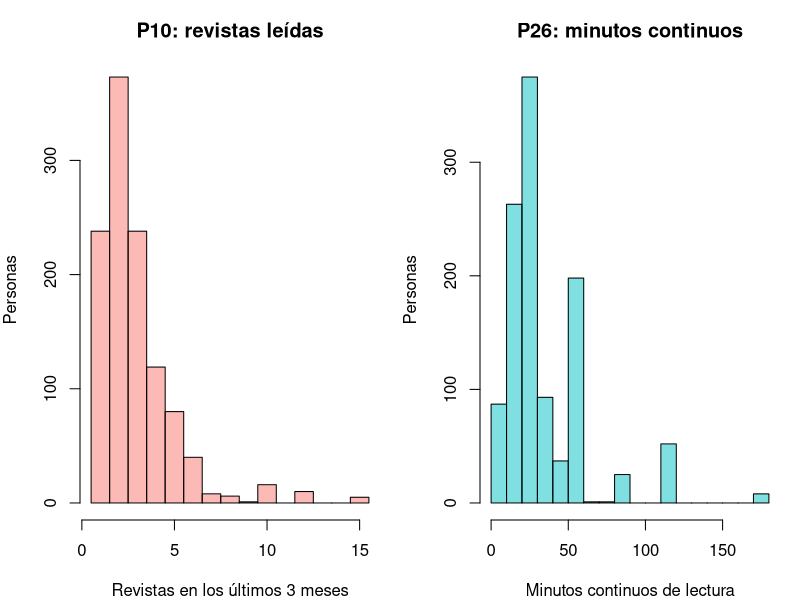
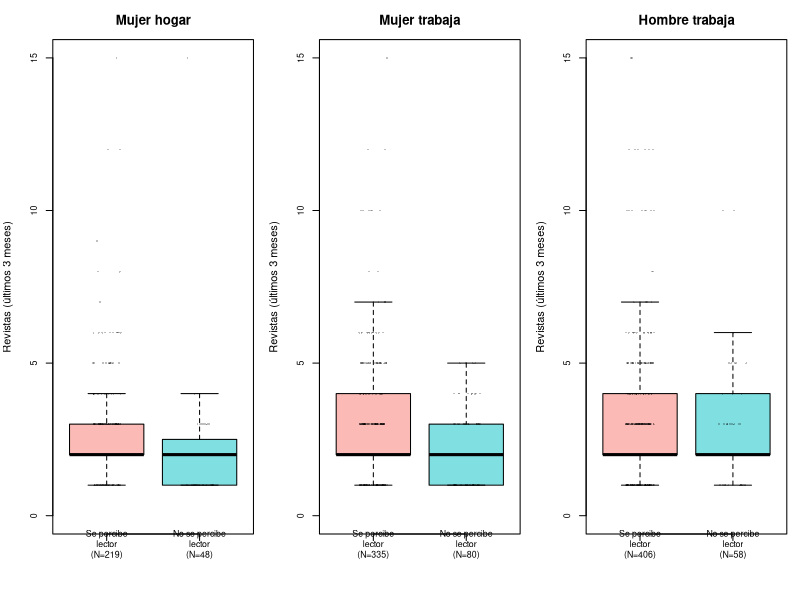
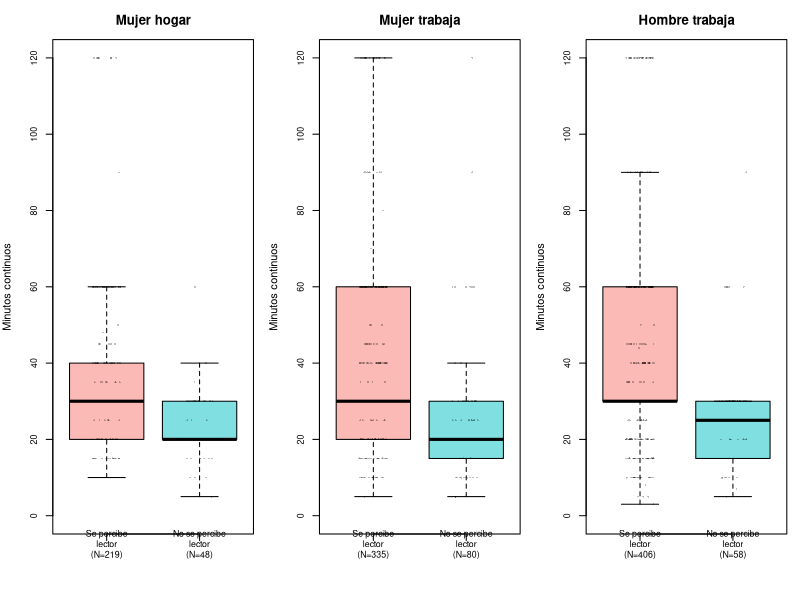
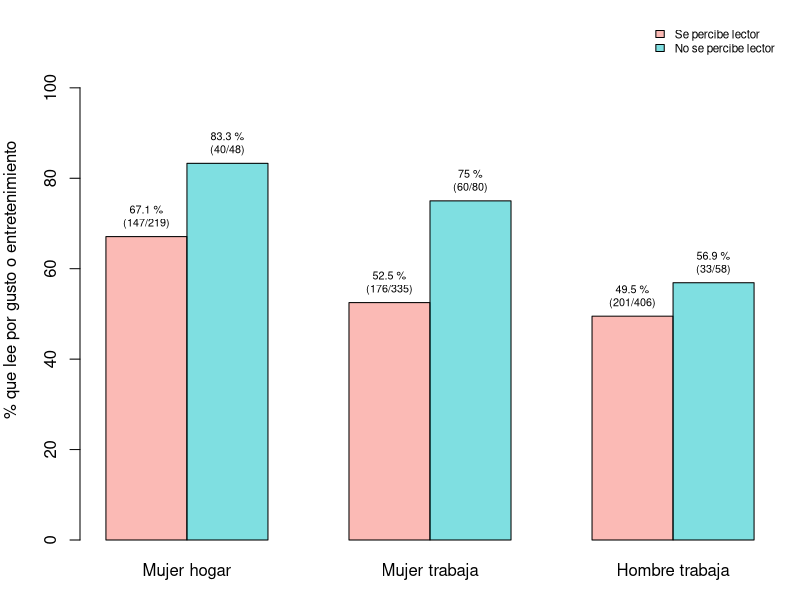
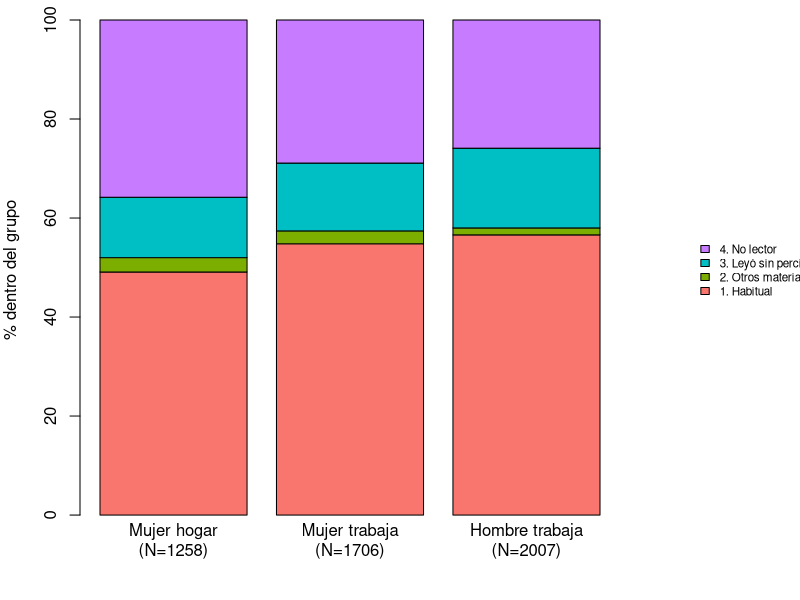

The R source for these figures, in order:
## ---- chunk 1
knitr::opts_chunk$set(echo = FALSE, warning = FALSE, message = FALSE,
                      fig.width = 7, fig.height = 3, dpi = 120)
options(knitr.kable.NA = "—")
library(knitr)
library(e1071)   # skewness() y kurtosis()

pct = function(a, b) round(100 * a / b, 1)
f   = function(x) sprintf("%.1f", unname(x))                        # un decimal para el texto
si  = function(cond, a, b = "") if (isTRUE(cond)) a else b          # frase condicional para el texto
## ---- chunk 2
# ---- Lectura ----
raw = read.csv("DatosEquipo6_v2.csv")
names(raw) = ifelse(tolower(names(raw)) == "anio", "anio", toupper(names(raw)))
datos = raw
vars6 = c("H_LEC", "SEXO", "COND_ACT", "P10", "P11", "P26")

# ---- Calidad: rangos del diccionario MOLEC ----
rango_dic = list(H_LEC = 1:4, SEXO = 1:2, COND_ACT = 1:10,
                 P10 = 1:25, P11 = 1:6, P26 = 2:360)

# "Vacío" = NA, 0 (blanco por pase) o, en COND_ACT, 99 (no especificado)
vacio = function(v) {
  x = raw[[v]]
  is.na(x) | x == 0 | (v == "COND_ACT" & x == 99)
}

calidad = data.frame(
  Variable = vars6,
  Vacios = sapply(vars6, function(v) sum(vacio(v))),
  Fuera  = sapply(vars6, function(v) sum(!vacio(v) & !(raw[[v]] %in% rango_dic[[v]]))),
  row.names = NULL)

# Los vacíos pasan a NA. Los valores fuera de rango (P10 > 25) NO se eliminan.
for (v in vars6) datos[[v]][vacio(v)] = NA
fuera10 = calidad$Fuera[calidad$Variable == "P10"]

# ---- Etiquetas y grupos ----
motivos = c("Trabajo", "Estudio", "Cultura general / estar al día",
            "Gusto / entretenimiento", "Religión", "Otro")

datos$Sexo_lbl  = factor(datos$SEXO, levels = 1:2, labels = c("Hombre", "Mujer"))
datos$H_LEC_lbl = factor(datos$H_LEC, levels = 1:4,
                         labels = c("1. Habitual", "2. Otros materiales",
                                    "3. Leyó sin percibirse lector", "4. No lector"))
# Autopercepción (solo H_LEC = 1 y 3 entran a la comparación de revistas)
datos$Aut = factor(ifelse(datos$H_LEC == 1, "Se percibe lector",
                   ifelse(datos$H_LEC == 3, "No se percibe lector", NA)),
                   levels = c("Se percibe lector", "No se percibe lector"))

# COND_ACT: 7 = quehaceres del hogar; 1-3 = trabaja. Estudiantes, jubilados y otras condiciones no se comparan.
datos$Grupo = ifelse(datos$SEXO %in% 2 & datos$COND_ACT %in% 7, "Mujer hogar",
              ifelse(datos$SEXO %in% 2 & datos$COND_ACT %in% 1:3, "Mujer trabaja",
              ifelse(datos$SEXO %in% 1 & datos$COND_ACT %in% 1:3, "Hombre trabaja", NA)))
# El orden de los niveles fija el orden de los grupos en TODAS las tablas y gráficas
datos$Grupo = factor(datos$Grupo, levels = c("Mujer hogar", "Mujer trabaja", "Hombre trabaja"))

datos$Cond_lbl = cut(datos$COND_ACT, breaks = c(0, 3, 5, 6, 7, 8, 10),
                     labels = c("Trabaja o tiene trabajo (01-03)", "Busca o espera trabajo (04-05)",
                                "Estudiante (06)", "Quehaceres del hogar (07)",
                                "Jubilado o pensionado (08)", "Incapacitado u otra situación (09-10)"))

# ---- Universos ----
V = subset(datos, !is.na(H_LEC))                              # H_LEC válido
U = subset(V, !is.na(Grupo))                                  # tres grupos de comparación
L = subset(U, H_LEC %in% c(1, 3) & !is.na(P10))               # lectores de revistas
H = subset(V, SEXO == 1 & COND_ACT == 7)                      # hombres del hogar (solo casos)
stopifnot(!anyNA(L$P11), !anyNA(L$P26))                       # P10, P11 y P26 coinciden en N

n_est   = sum(V$COND_ACT %in% 6)                              # estudiantes
n_jub   = sum(V$COND_ACT %in% 8)                              # jubilados
n_otras = sum(!is.na(V$SEXO) & V$COND_ACT %in% c(4:6, 8:10))  # otras condiciones (no se comparan)

# ---- Base preparada ----
write.csv(U[, c("anio", "H_LEC", "SEXO", "COND_ACT", "Grupo", "P10", "P11", "P26")],
          "DatosEquipo6_base_limpia.csv", row.names = FALSE)
## ---- chunk 3
# Aviso por base pequeña (N < 30) o celda pequeña (n < 5); la columna solo aparece si hay avisos
marcar = function(df, min_n = 30, min_cel = 5) {
  aviso = rep("", nrow(df))
  if ("N" %in% names(df)) aviso[df$N < min_n] = "N<30: no interpretar"
  if ("n" %in% names(df)) aviso[aviso == "" & df$n < min_cel] = "n<5: poco estable"
  if (any(aviso != "")) df$Aviso = aviso
  df
}

# Medidas de una variable numérica por grupo y autopercepción
resumen_num = function(df, var) {
  r = aggregate(df[[var]], by = list(Grupo = df$Grupo, Aut = df$Aut),
                FUN = function(x) c(N = length(x), Media = mean(x), DE = sd(x), Min = min(x),
                                    Q1 = quantile(x, .25, names = FALSE), Mediana = median(x),
                                    Q3 = quantile(x, .75, names = FALSE), Max = max(x)))
  r = do.call(data.frame, r)
  r = r[order(r$Grupo, r$Aut), ]
  names(r) = c("Grupo", "Autopercepción", "N", "Media", "DE", "Mín", "Q1", "Mediana", "Q3", "Máx")
  r$Media = round(r$Media, 1)
  r$DE = round(r$DE, 1)
  rownames(r) = NULL
  r
}

# Se percibe lector menos no se percibe lector, por grupo
contraste = function(res) {
  a = res[res[[2]] == "Se percibe lector", ]
  b = res[res[[2]] == "No se percibe lector", ]
  data.frame(Grupo = a$Grupo, N_se_percibe = a$N, N_no_se_percibe = b$N,
             Dif_media = round(a$Media - b$Media, 1), Dif_Q1 = a$Q1 - b$Q1,
             Dif_mediana = a$Mediana - b$Mediana, Dif_Q3 = a$Q3 - b$Q3, row.names = NULL)
}

# Diagramas de caja por autopercepción, un panel por grupo (en el orden de los niveles de Grupo)
graf_caja = function(df, var, ylab, ymax) {
  op = par(mfrow = c(1, 3), mar = c(5, 4, 3, 1))
  for (g in levels(df$Grupo)) {
    d = df[df$Grupo == g, ]
    nom = paste0(c("Se percibe\nlector", "No se percibe\nlector"), "\n(N=", as.vector(table(d$Aut)), ")")
    boxplot(d[[var]] ~ d$Aut, names = nom, ylim = c(0, ymax), outline = FALSE,
            col = c("#F8766D80", "#00BFC480"), main = g, xlab = "", ylab = ylab, cex.axis = 0.8)
    stripchart(d[[var]] ~ d$Aut, vertical = TRUE, method = "jitter", jitter = 0.15,
               pch = 16, cex = 0.4, col = rgb(0, 0, 0, 0.25), add = TRUE)
  }
  par(op)
}

# Medidas de una variable numérica (descripción individual)
desc_num = function(x) c(N = length(x), Media = mean(x), Mediana = median(x), DE = sd(x),
                         CV = 100 * sd(x) / mean(x),
                         Q1 = quantile(x, .25, names = FALSE), Q3 = quantile(x, .75, names = FALSE),
                         Min = min(x), Max = max(x), Sesgo = skewness(x), Curtosis = kurtosis(x))
## ---- chunk 4
flujo = data.frame(
  Concepto = c("Registros en la base (2022-2024)",
               "Sin categoría válida de H_LEC (blanco por pase)",
               "Con H_LEC válido",
               "   Hombres dedicados al hogar (solo casos, Anexo A7)",
               "   Estudiantes, jubilados, personas que buscan trabajo y otras condiciones (no se comparan)",
               "   Sin SEXO o COND_ACT especificado",
               "Universo del análisis (tres grupos)",
               "Lectores de revistas con H_LEC = 1 o 3 (P10 con valor)"),
  n = c(nrow(datos), sum(is.na(datos$H_LEC)), nrow(V), nrow(H), n_otras,
        nrow(V) - nrow(U) - nrow(H) - n_otras, nrow(U), nrow(L)))
kable(flujo, caption = "Tabla 1. Registros y universos del análisis")
## ---- chunk 5
tab_num = rbind(desc_num(L$P10), desc_num(L$P26))
rownames(tab_num) = c("P10: revistas leídas (3 meses)", "P26: minutos continuos de lectura")
kable(round(tab_num, 1), caption = "Tabla 2. Medidas descriptivas de P10 y P26 en lectores de revistas")
s10 = round(tab_num[1, ], 1)
s26 = round(tab_num[2, ], 1)
## ---- chunk 6
op = par(mfrow = c(1, 2), mar = c(4, 4, 3, 1))
hist(L$P10[L$P10 <= 15], breaks = seq(0.5, 15.5, 1), col = "#F8766D80",
     main = "P10: revistas leídas", xlab = "Revistas en los últimos 3 meses", ylab = "Personas")
hist(L$P26[L$P26 <= 180], breaks = seq(0, 180, 10), col = "#00BFC480",
     main = "P26: minutos continuos", xlab = "Minutos continuos de lectura", ylab = "Personas")
par(op)
## ---- chunk 7
fh = table(V$H_LEC_lbl)
fp = table(factor(L$P11, levels = 1:6, labels = motivos))
ph = pct(as.vector(fh), sum(fh))
pp = pct(as.vector(fp), sum(fp))
t3 = rbind(
  data.frame(Variable = paste0("H_LEC (N=", nrow(V), ")"), Categoría = names(fh),
             n = as.vector(fh), "%" = ph, check.names = FALSE),
  data.frame(Variable = paste0("P11 (N=", nrow(L), ")"), Categoría = names(fp),
             n = as.vector(fp), "%" = pp, check.names = FALSE))
kable(t3, caption = "Tabla 3. Distribución de frecuencias de H_LEC (personas con H_LEC válido) y de P11 (lectores de revistas)")
## ---- chunk 8
tb = table(U$Grupo, U$H_LEC_lbl)
pc = round(100 * prop.table(tb, 1), 1)
t4 = data.frame(Grupo = rownames(tb), N = as.vector(rowSums(tb)),
                as.data.frame.matrix(pc), check.names = FALSE, row.names = NULL)
t4[["% que sí leyó algún material entre quienes no acostumbran leer (H_LEC 3 / 3 y 4)"]] = pct(tb[, 3], tb[, 3] + tb[, 4])
kable(marcar(t4), caption = "Tabla 4. Condición lectora (H_LEC) dentro de cada grupo, en % (las cuatro categorías de cada fila suman 100 %)")

hab = pc[, 1]; sper = pc[, 3]; nol = pc[, 4]
pr = t4[[ncol(t4)]]

A = subset(U, H_LEC %in% c(1, 3))
cob = do.call(rbind, lapply(levels(A$Grupo), function(g) do.call(rbind, lapply(levels(A$Aut), function(a) {
  d = A[A$Grupo == g & A$Aut == a, ]
  data.frame(Grupo = g, Autopercepción = a, N = nrow(d), "Leyeron revistas" = sum(!is.na(d$P10)),
             "%" = pct(sum(!is.na(d$P10)), nrow(d)), check.names = FALSE)
}))))
kable(marcar(cob), caption = "Tabla 5. Personas que leyeron revistas en los últimos tres meses, por grupo y autopercepción")
cp = cob[["%"]]
## ---- chunk 9
res10 = resumen_num(L, "P10")
kable(marcar(res10), caption = "Tabla 6. Número de revistas leídas (P10) por grupo y autopercepción")
graf_caja(L, "P10", "Revistas (últimos 3 meses)", 15)

lec = c(1, 3, 5); nlec = c(2, 4, 6)
dm10 = res10$Mediana[lec] - res10$Mediana[nlec]
dx10 = round(res10$Media[lec] - res10$Media[nlec], 1)
p10_parecido = all(abs(dm10) <= 1)
## ---- chunk 10
res26 = resumen_num(L, "P26")
kable(marcar(res26), caption = "Tabla 7. Minutos continuos de lectura (P26) por grupo y autopercepción (cualquier material)")
graf_caja(L, "P26", "Minutos continuos", 120)

dm26 = res26$Mediana[lec] - res26$Mediana[nlec]
dx26 = round(res26$Media[lec] - res26$Media[nlec], 1)
p26_lec_mayor = all(res26$Media[lec] > res26$Media[nlec])
hogar_corta = res26$Media[1] < min(res26$Media[c(3, 5)]) & res26$Q3[1] <= min(res26$Q3[c(3, 5)])
## ---- chunk 11
Q3 = do.call(rbind, lapply(levels(L$Grupo), function(g) do.call(rbind, lapply(levels(L$Aut), function(a) {
  d = L[L$Grupo == g & L$Aut == a, ]
  data.frame(Grupo = g, Autopercepción = a, N = nrow(d),
             "Gusto o entretenimiento (n)" = sum(d$P11 == 4),
             "Gusto o entretenimiento (%)" = pct(sum(d$P11 == 4), nrow(d)),
             "Otros motivos (%)" = pct(sum(d$P11 != 4), nrow(d)), check.names = FALSE)
}))))
kable(marcar(Q3), caption = "Tabla 8. Motivo principal de lectura de revistas (gusto o entretenimiento frente a otros motivos), por grupo y autopercepción")

m  = matrix(Q3[["Gusto o entretenimiento (%)"]], nrow = 2)
nm = matrix(Q3[["Gusto o entretenimiento (n)"]], nrow = 2)
Nm = matrix(Q3[["N"]], nrow = 2)
op = par(mar = c(3, 4, 1, 1))
bp = barplot(m, beside = TRUE, names.arg = levels(L$Grupo), col = c("#F8766D80", "#00BFC480"),
             ylim = c(0, 115), ylab = "% que lee por gusto o entretenimiento",
             legend.text = levels(L$Aut), args.legend = list(x = "topright", cex = 0.7, bty = "n"))
text(bp, m, labels = paste0(m, " %\n(", nm, "/", Nm, ")"), pos = 3, cex = 0.65)
par(op)

gusto = Q3[["Gusto o entretenimiento (%)"]]
dg = round(gusto[nlec] - gusto[lec], 1)
p11_dir = all(dg > 0)
hogar_gusto = gusto[1] > max(gusto[c(3, 5)])
## ---- chunk 12
tab_var = data.frame(
  Variable = vars6,
  Descripción = c("Condición lectora construida por INEGI a partir del hábito y de la lectura de materiales MOLEC",
                  "Sexo (pregunta 8)", "Condición de actividad la semana pasada (pregunta 15)",
                  "Revistas leídas en los últimos tres meses (pregunta 10)",
                  "Motivo principal de lectura de revistas (pregunta 11)",
                  "Minutos continuos que lee algún material (pregunta 26)"),
  Tipo = c("Cualitativa nominal", "Cualitativa nominal", "Cualitativa nominal",
           "Cuantitativa discreta", "Cualitativa nominal", "Cuantitativa"),
  "Unidad o categorías" = c("1 Habitual; 2 Otros materiales; 3 No acostumbra leer pero leyó; 4 No lector",
                            "1 Hombre; 2 Mujer",
                            "01-03 trabaja; 04-05 busca trabajo; 06 estudiante; 07 hogar; 08 jubilado; 09-10 incapacitado u otra; 99 no especificado",
                            "Revistas (diccionario: 1 a 25)",
                            "1 Trabajo; 2 Estudio; 3 Cultura general; 4 Gusto; 5 Religión; 6 Otro",
                            "Minutos (diccionario: 2 a 360)"),
  "Faltantes (n)" = calidad$Vacios,
  "Faltantes (%)" = pct(calidad$Vacios, nrow(raw)),
  "Fuera de rango (n)" = calidad$Fuera,
  check.names = FALSE)
kable(tab_var, caption = "Tabla A1. Variables seleccionadas y calidad de los datos (sobre todos los registros; en P10, P11 y P26 el vacío es un pase de pregunta)")

tn = table(V$Cond_lbl, V$Sexo_lbl)
tc = data.frame(Condición = rownames(tn),
                Hombres = as.vector(tn[, "Hombre"]), "% hombres" = pct(as.vector(tn[, "Hombre"]), sum(tn[, "Hombre"])),
                Mujeres = as.vector(tn[, "Mujer"]), "% mujeres" = pct(as.vector(tn[, "Mujer"]), sum(tn[, "Mujer"])),
                check.names = FALSE)
kable(tc, caption = "Tabla A2. Composición por SEXO y COND_ACT (personas con H_LEC válido)")

con = rbind(data.frame(Variable = "P10", contraste(res10)), data.frame(Variable = "P26", contraste(res26)))
kable(con, caption = "Tabla A3. Diferencias entre quienes se perciben lectores y quienes no (se percibe menos no se percibe), por grupo")

d6 = do.call(rbind, lapply(levels(L$Grupo), function(g) do.call(rbind, lapply(levels(L$Aut), function(a) {
  d = L[L$Grupo == g & L$Aut == a, ]
  tt = as.vector(table(factor(d$P11, levels = 1:6)))
  cel = paste0(tt, " (", pct(tt, nrow(d)), ")")
  data.frame(Grupo = g, Autopercepción = a, N = nrow(d), t(setNames(cel, c("Trabajo", "Estudio", "Cultura", "Gusto", "Religión", "Otro"))),
             check.names = FALSE)
}))))
kable(marcar(d6), caption = "Tabla A4. Motivo principal de lectura de revistas (6 categorías), n (%) por grupo y autopercepción")

est = do.call(rbind, lapply(sort(unique(U$anio)), function(a) {
  u = U[U$anio == a, ]
  l = L[L$anio == a, ]
  data.frame(Año = a, N = nrow(u),
             "% habitual" = pct(sum(u$H_LEC == 1), nrow(u)),
             "% que leyó algún material entre quienes no acostumbran leer" = pct(sum(u$H_LEC == 3), sum(u$H_LEC %in% 3:4)),
             "Mediana P10 (se percibe / no se percibe)" = paste(median(l$P10[l$H_LEC == 1]), "/", median(l$P10[l$H_LEC == 3])),
             "Mediana P26 (se percibe / no se percibe)" = paste(median(l$P26[l$H_LEC == 1]), "/", median(l$P26[l$H_LEC == 3])),
             "% gusto (se percibe / no se percibe)" = paste(pct(sum(l$P11[l$H_LEC == 1] == 4), sum(l$H_LEC == 1)), "/",
                                                            pct(sum(l$P11[l$H_LEC == 3] == 4), sum(l$H_LEC == 3))),
             check.names = FALSE)
}))
kable(est, caption = "Tabla A5. Indicadores principales por año (tres grupos juntos). Los archivos de distintos años no contienen a las mismas personas")

res10_25 = resumen_num(L[L$P10 <= 25, ], "P10")
kable(marcar(res10_25), caption = "Tabla A6. Sensibilidad: P10 sin los registros por encima de 25 revistas")

th = table(H$H_LEC_lbl)
kable(data.frame(H_LEC = names(th), n = as.vector(th)), caption = "Tabla A7a. Hombres dedicados al hogar por categoría de H_LEC (casos, sin porcentajes)")
Hc = H[!is.na(H$P10), c("anio", "H_LEC_lbl", "P10", "P11", "P26")]
Hc$P11 = factor(Hc$P11, levels = 1:6, labels = motivos)
names(Hc) = c("Año", "H_LEC", "P10", "Motivo (P11)", "P26")
kable(Hc, row.names = FALSE, caption = "Tabla A7b. Hombres dedicados al hogar que leyeron revistas (casos individuales)")
## ---- chunk 13
op = par(mar = c(4, 4, 1, 9))
barplot(t(pc), col = c("#F8766D", "#7CAE00", "#00BFC4", "#C77CFF"), ylab = "% dentro del grupo",
        names.arg = paste0(rownames(tb), "\n(N=", rowSums(tb), ")"),
        legend.text = colnames(pc), args.legend = list(x = "right", inset = c(-0.45, 0), xpd = NA, bty = "n", cex = 0.7))
par(op)
